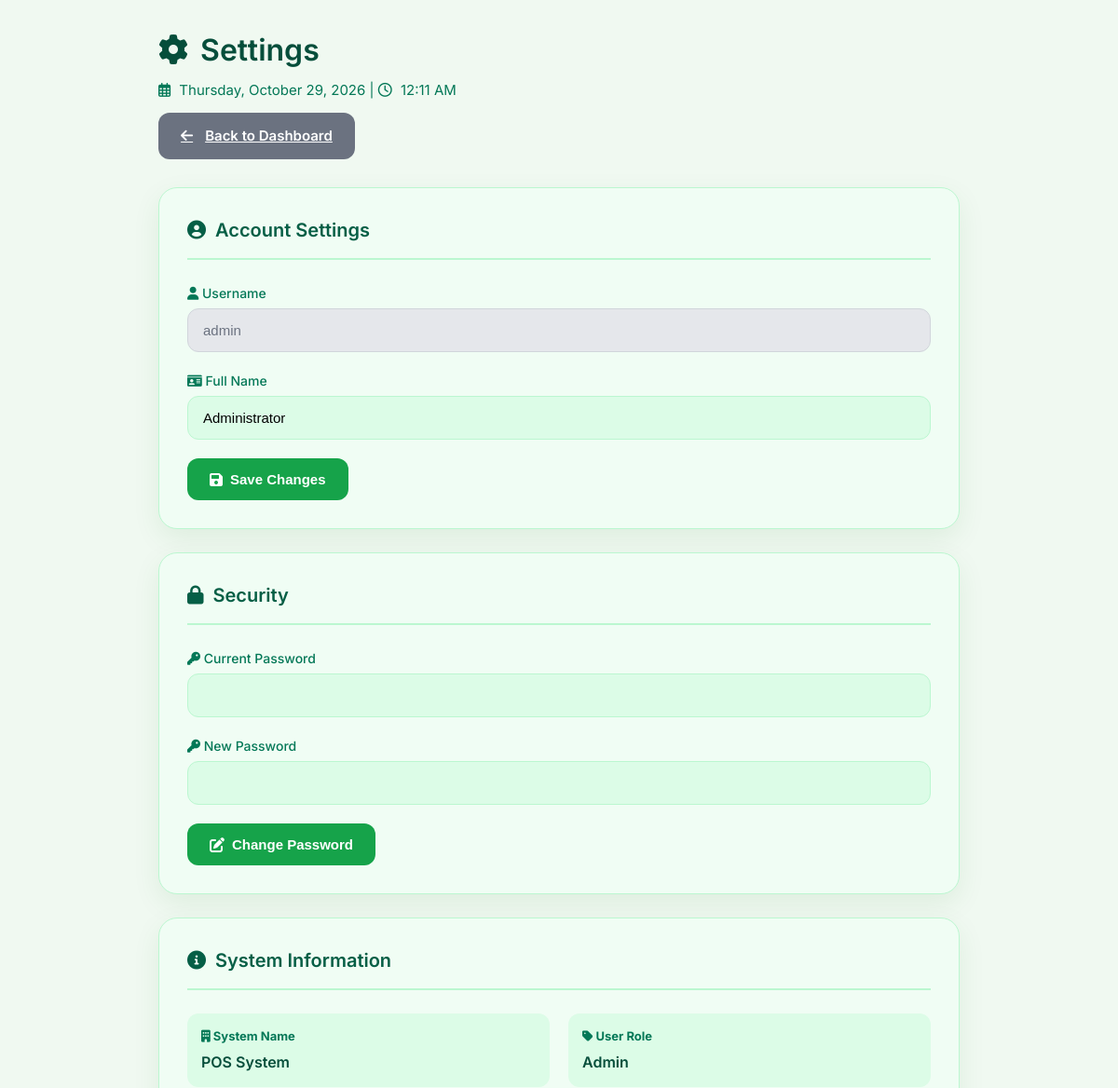
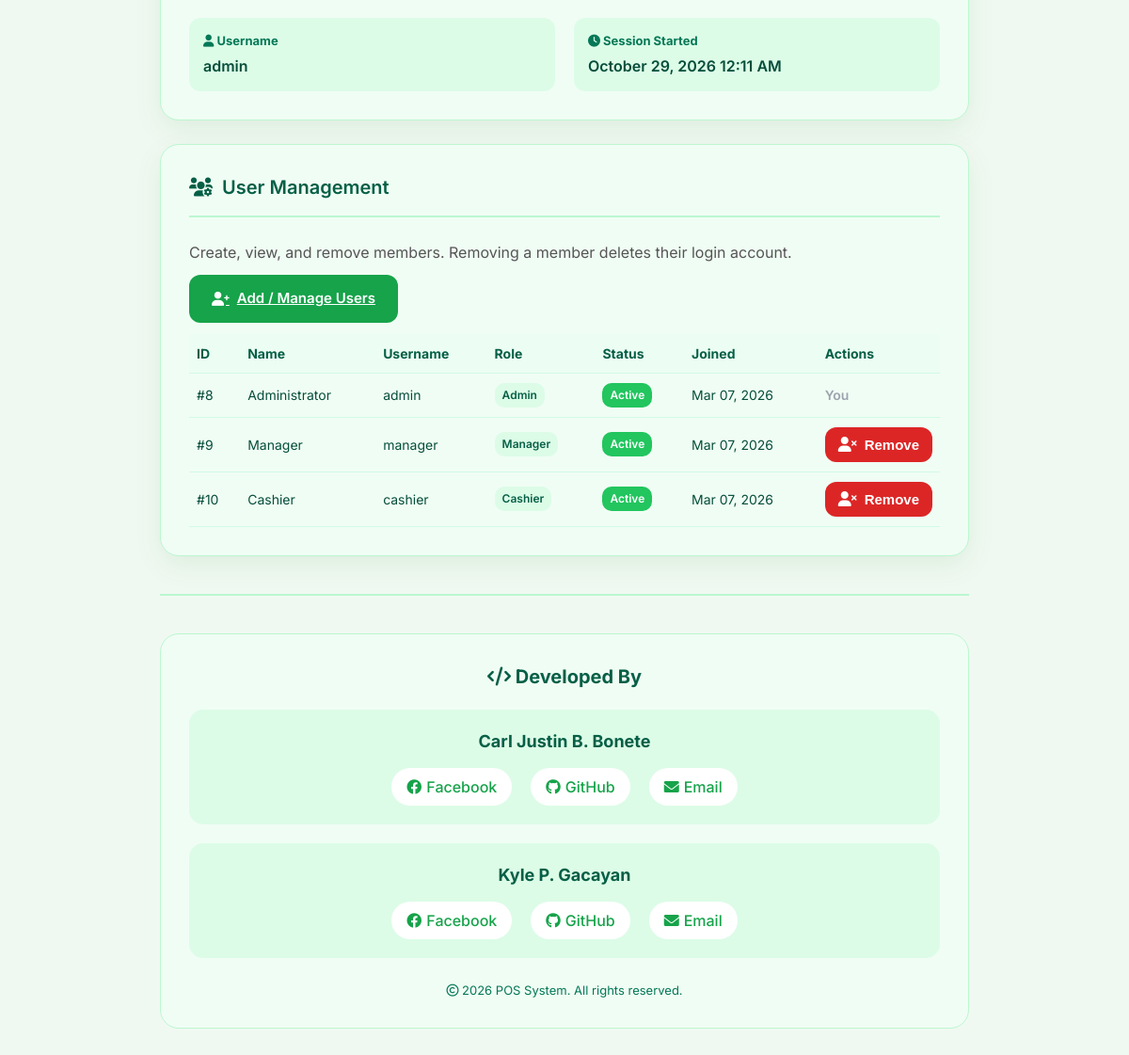
The app's page /views/settings/index.php (signed in) with its own data (2 pictures, top to bottom).
### tables this page shows
CREATE TABLE `users` (
  `id` int(11) NOT NULL,
  `username` varchar(50) NOT NULL,
  `password` varchar(255) NOT NULL,
  `email` varchar(100) DEFAULT NULL,
  `full_name` varchar(100) DEFAULT NULL,
  `role` enum('admin','cashier','manager') DEFAULT 'cashier',
  `status` enum('active','inactive') DEFAULT 'active',
  `created_at` timestamp NOT NULL DEFAULT current_timestamp()
);

### includes/auth.php (called while the page is built, shortened)
<?php
function isLoggedIn() {
    return isset($_SESSION['user_id']) && !empty($_SESSION['user_id']);
}
function hasRole($roles) {
    $userRole = $_SESSION['user_role'] ?? '';
    return $userRole === $roles;
}
function isAdmin() {
    return hasRole('admin');
}

### views/settings/index.php (the view, shortened to what this page needs)
<?php
require_once __DIR__ . '/../../includes/auth.php';
$pdo = getDB();
$userId = $_SESSION['user_id'];
$stmt = $pdo->prepare("SELECT id, username, full_name, email, role, created_at FROM users WHERE id = ?");
$stmt->execute([$userId]);
$user = $stmt->fetch(PDO::FETCH_ASSOC);
$roleDisplay = ucfirst($user['role'] ?? 'User');
$allUsers = [];
if (isAdmin()) {
    $stmt = $pdo->query("SELECT id, username, full_name, role, status, created_at FROM users ORDER BY created_at DESC");
    $allUsers = $stmt->fetchAll(PDO::FETCH_ASSOC);
}
?>
<!DOCTYPE html>
<html lang="en">
<head>
    <link rel="stylesheet" href="https://cdnjs.cloudflare.com/ajax/libs/font-awesome/6.0.0/css/all.min.css">
</head>
<body>
<div class="container">
    <div class="welcome-header">
        <h1><i class="fas fa-cog"></i> Settings</h1>
        <p><i class="far fa-calendar-alt"></i> <?php echo date('l, F j, Y'); ?> | <i class="far fa-clock"></i> <?php echo date('h:i A'); ?></p>
        <div style="margin-top: 12px;">
            <a class="btn btn-secondary" href="/pos-system/views/dashboard/index.php">
                <i class="fas fa-arrow-left"></i> Back to Dashboard
            </a>
        </div>
    </div>
    <div class="card">
        <h2><i class="fas fa-user-circle"></i> Account Settings</h2>
        <form method="POST">
            <div class="form-group">
                <label><i class="fas fa-user"></i> Username</label>
                <input type="text" value="<?= htmlspecialchars($user['username'] ?? '') ?>" disabled>
            </div>
            <div class="form-group">
                <label><i class="fas fa-id-card"></i> Full Name</label>
                <input type="text" name="full_name" value="<?= htmlspecialchars($user['full_name'] ?? '') ?>" required>
            </div>
            <button type="submit" name="update_profile">
                <i class="fas fa-save"></i> Save Changes
            </button>
        </form>
    </div>
    <div class="card">
        <h2><i class="fas fa-lock"></i> Security</h2>
        <form method="POST">
            <div class="form-group">
                <label><i class="fas fa-key"></i> Current Password</label>
                <input type="password" name="current_password" required>
            </div>
            <div class="form-group">
                <label><i class="fas fa-key"></i> New Password</label>
                <input type="password" name="new_password" required>
            </div>
            <button type="submit" name="change_password">
                <i class="fas fa-edit"></i> Change Password
            </button>
        </form>
    </div>
    <div class="card">
        <h2><i class="fas fa-info-circle"></i> System Information</h2>
        <div class="info-grid">
            <div class="info-item">
                <strong><i class="fas fa-building"></i> System Name</strong>
                <span>POS System</span>
            </div>
            <div class="info-item">
                <strong><i class="fas fa-tag"></i> User Role</strong>
                <span><?= htmlspecialchars($roleDisplay) ?></span>
            </div>
            <div class="info-item">
                <strong><i class="fas fa-user"></i> Username</strong>
                <span><?= htmlspecialchars($user['username'] ?? '') ?></span>
            </div>
            <div class="info-item">
                <strong><i class="fas fa-clock"></i> Session Started</strong>
                <span><?= date('F d, Y h:i A', $_SESSION['last_activity']) ?></span>
            </div>
        </div>
    </div>
    <?php if (isAdmin()): ?>
    <div class="card">
        <h2><i class="fas fa-users-cog"></i> User Management</h2>
        <p style="color:#555; margin-bottom:12px;">Create, view, and remove members. Removing a member deletes their login account.</p>
        <a class="btn btn-primary" href="/pos-system/views/auth/register.php">
            <i class="fas fa-user-plus"></i> Add / Manage Users
        </a>
        <?php if (!empty($allUsers)): ?>
            <table class="admin-user-table">
                <thead>
                    <tr>
                        <th>ID</th>
                        <th>Name</th>
                        <th>Username</th>
                        <th>Role</th>
                        <th>Status</th>
                        <th>Joined</th>
                        <th style="width: 120px;">Actions</th>
                    </tr>
                </thead>
                <tbody>
                <?php foreach ($allUsers as $u): ?>
                    <tr>
                        <td>#<?= (int)$u['id'] ?></td>
                        <td><?= htmlspecialchars($u['full_name']) ?></td>
                        <td><?= htmlspecialchars($u['username']) ?></td>
                        <td><span class="tag tag-role"><?= ucfirst($u['role']) ?></span></td>
                        <td>
                            <?php if (($u['status'] ?? '') === 'active'): ?>
                                <span class="tag tag-status-active">Active</span>
                            <?php else: ?>
                                <span class="tag tag-status-inactive"><?= ucfirst($u['status'] ?? 'inactive') ?></span>
                            <?php endif; ?>
                        </td>
                        <td><?= date('M d, Y', strtotime($u['created_at'])) ?></td>
                        <td>
                            <?php if ((int)$u['id'] !== (int)$userId): ?>
                            <form method="POST" onsubmit="return confirm('Remove this member? This action cannot be undone.');" style="display:inline;">
                                <button type="submit" class="btn btn-danger" style="padding:10px 14px;">
                                    <i class="fas fa-user-times"></i> Remove
                                </button>
                            </form>
                            <?php else: ?>
                                <span style="color:#9ca3af; font-weight:600;">You</span>
                            <?php endif; ?>
                        </td>
                    </tr>
                <?php endforeach; ?>
                </tbody>
            </table>
        <?php else: ?>
            <p style="margin-top:10px; color:#6b7280;">No members found.</p>
        <?php endif; ?>
    </div>
    <?php endif; ?>
    <hr>
    <div class="developer-section">
        <h3><i class="fas fa-code"></i> Developed By</h3>
        <div class="developer-card">
            <h4>Carl Justin B. Bonete</h4>
            <div class="developer-links">
                <a href="https://www.facebook.com/share/16Ct1tjanw/?mibextid=wwXIfr" target="_blank">
                    <i class="fab fa-facebook"></i> Facebook
                </a>
                <a href="https://github.com/Xstacyy" target="_blank">
                    <i class="fab fa-github"></i> GitHub
                </a>
                <a href="mailto:bonetecarljustin@gmail.com">
                    <i class="fas fa-envelope"></i> Email
                </a>
            </div>
        </div>
        <div class="developer-card">
            <h4>Kyle P. Gacayan</h4>
            <div class="developer-links">
                <a href="https://www.facebook.com/share/1DoGMvyM4U/" target="_blank">
                    <i class="fab fa-facebook"></i> Facebook
                </a>
                <a href="https://github.com/kyleGacs" target="_blank">
                    <i class="fab fa-github"></i> GitHub
                </a>
                <a href="mailto:04042002kg@gmail.com">
                    <i class="fas fa-envelope"></i> Email
                </a>
            </div>
        </div>
        <div class="copyright">
            <i class="far fa-copyright"></i> <?= date('Y') ?> POS System. All rights reserved.
        </div>
    </div>
</div>
</body>
</html>

### views/settings/index.php (style rules this page uses)
* { margin: 0; padding: 0; box-sizing: border-box; }
body { font-family: 'Inter', sans-serif; background: #f0f9f1; color: #064e3b; line-height: 1.5; }
.container { max-width: 900px; margin: 0 auto; padding: 30px 20px; }
.welcome-header { margin-bottom: 30px; }
.welcome-header h1 { font-size: 32px; font-weight: 600; color: #064e3b; margin-bottom: 8px; }
.welcome-header p { color: #047857; font-size: 15px; }
.welcome-header i { margin-right: 5px; }
.card { background: #f0fdf4; border-radius: 20px; padding: 30px; margin-bottom: 25px; box-shadow: 0 10px 30px rgba(0, 100, 0, 0.08); border: 1px solid #bbf7d0; }
.card h2 { font-size: 20px; font-weight: 600; margin-bottom: 25px; color: #065f46; display: flex; align-items: center; gap: 10px; padding-bottom: 15px; border-bottom: 2px solid #bbf7d0; }
.form-group { margin-bottom: 20px; }
label { display: block; font-weight: 500; font-size: 14px; color: #047857; margin-bottom: 6px; }
input { width: 100%; padding: 14px 16px; border-radius: 12px; border: 1px solid #bbf7d0; background: #dcfce7; font-size: 15px; transition: all 0.2s; }
input:disabled { background: #e5e7eb; border-color: #d1d5db; color: #6b7280; cursor: not-allowed; }
button, .btn { background: #16a34a; color: white; border: none; padding: 14px 24px; border-radius: 12px; font-weight: 600; font-size: 15px; cursor: pointer; transition: all 0.2s; display: inline-flex; align-items: center; gap: 8px; }
button i { font-size: 16px; }
.info-grid { display: grid; grid-template-columns: repeat(2, 1fr); gap: 20px; margin-top: 10px; }
.info-item { background: #dcfce7; padding: 15px; border-radius: 12px; }
.info-item strong { display: block; font-size: 13px; color: #047857; margin-bottom: 5px; }
.info-item span { font-size: 16px; font-weight: 600; color: #064e3b; }
hr { border: 1px solid #bbf7d0; margin: 40px 0; }
.developer-section { text-align: center; background: #f0fdf4; border-radius: 20px; padding: 30px; border: 1px solid #bbf7d0; }
.developer-section h3 { color: #065f46; margin-bottom: 20px; font-size: 20px; }
.developer-card { background: #dcfce7; border-radius: 15px; padding: 20px; margin-bottom: 20px; }
.developer-card h4 { color: #065f46; margin-bottom: 15px; font-size: 18px; }
.developer-links { display: flex; justify-content: center; gap: 20px; flex-wrap: wrap; }
.developer-links a { color: #16a34a; text-decoration: none; font-weight: 500; display: inline-flex; align-items: center; gap: 5px; padding: 8px 16px; background: white; border-radius: 30px; transition: all 0.2s; }
.copyright { margin-top: 25px; font-size: 13px; color: #047857; }
.btn-secondary { background: #6b7280; margin-right: 10px; }
.btn-danger { background: #dc2626; }
.admin-user-table { width: 100%; border-collapse: collapse; margin-top: 12px; font-size: 14px; }
.admin-user-table th, .admin-user-table td { padding: 10px 8px; border-bottom: 1px solid #d1fae5; text-align: left; }
.admin-user-table th { background: #ecfdf3; color: #065f46; font-weight: 700; }
.tag { display: inline-block; padding: 4px 8px; border-radius: 10px; font-weight: 600; font-size: 12px; }
.tag-role { background: #dcfce7; color: #065f46; }
.tag-status-active { background: #22c55e; color: #fff; }

### records on screen
users: username "admin", full_name "Administrator", role "Admin", id "8", status "Active", created_at "Mar 07, 2026", shows "You"
users: id "9", full_name "Manager", username "manager", role "Manager", status "Active", created_at "Mar 07, 2026"
users: id "10", full_name "Cashier", username "cashier", role "Cashier", status "Active", created_at "Mar 07, 2026"

### other values on screen
date('F d, Y h:i A', $_SESSION['last_activity']) "October 29, 2026 12:11 AM"
